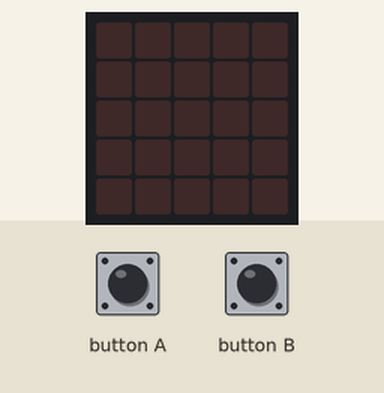
A program run on a simulated BBC micro:bit (MakeCode). On the bench: the board's 5×5 LED display. The inputs (shaded band) are chosen by the test bench.

Above: at 1.2 s.
1.3 s: button B pressed for 0.15 s
At 2.2 s:
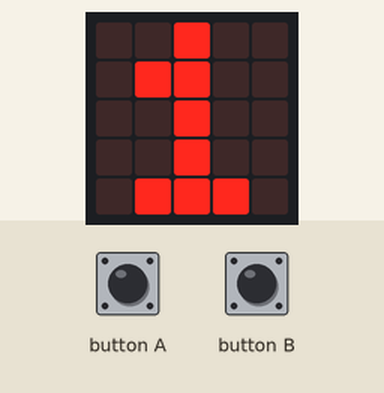
2.9 s: button B pressed for 0.15 s
At 3.5 s:
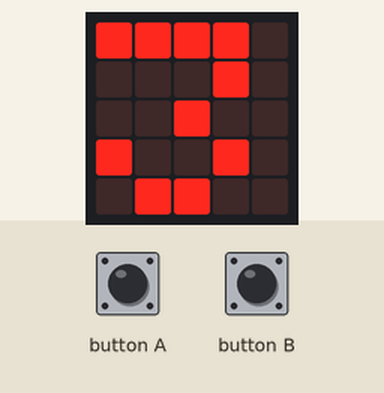
Timing chart, 0 to 5.9 s (numbered marks = the images above; inputs shaded):
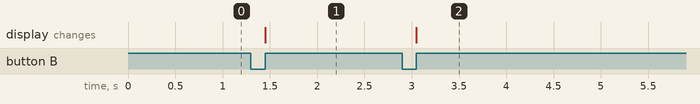

The program:

main.ts
```typescript
let start = 0
input.onButtonPressed(Button.A, function on_button_pressed_a() {

    start = input.runningTime()
})
input.onButtonPressed(Button.B, function on_button_pressed_b() {
    let elapsed = input.runningTime() - start
    basic.showNumber(Math.idiv(elapsed, 1000))
})
```

test.ts
```typescript
// les tests vont ici ; cela ne sera pas compilé si ce paquet est utilisé en tant qu'extension.
```

Measured:
- after the input at 1.3 s, the display: changes after 0.15 s (image 1)
- after the input at 2.9 s, the display: changes after 0.15 s (image 2)
